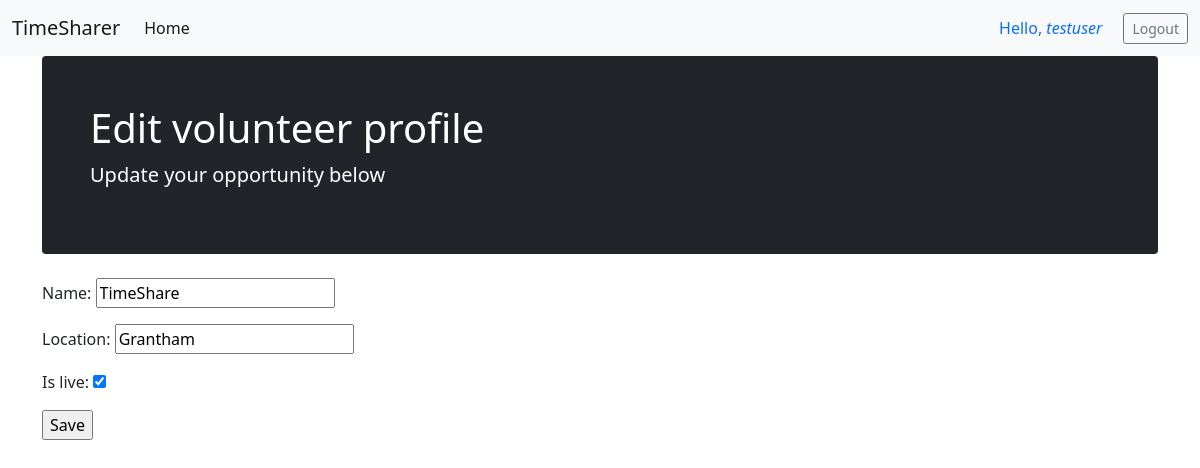
The app's page /timesharer/organisation/4/edit (signed in) with its own data.
### timesharer/models.py (models this page shows, shortened)
class Organisation(models.Model):
    name = models.CharField(max_length=20)
    location = models.CharField(max_length=20)
    is_live = models.BooleanField()
    tags = TaggableManager()
    created_at = models.DateTimeField('date created')
    owned_by = models.ForeignKey(User, on_delete=models.CASCADE,null=True)
    description = models.TextField(default='Description')

### timesharer/views.py (the view)
# urls.py: path('organisation/<int:pk>/edit', views.EditOrganisation.as_view(), name='edit_organisation'),
class EditOrganisation(LoginRequiredMixin,generic.UpdateView):
    model = Organisation
    fields = ['name','location','is_live','opportunity_set']
    template_name = 'timesharer/organisation/forms/edit_organisation.html'

### timesharer/templates/timesharer/organisation/forms/edit_organisation.html
{% extends 'core/base_form.html' %}
{% block form_header %}
    <h1>Edit volunteer profile</h1>
{% endblock form_header %}
{% block form %}
    <form method="post">{% csrf_token %}
        {{ form.as_p }}
        <input type="submit" value="Save">
    </form>
{% endblock form %}

### core/templates/core/navbar.html (shortened to what this page needs)
<nav class="navbar navbar-expand-lg navbar-light bg-light">
    <div class="container-fluid">
      <div class="collapse navbar-collapse" id="navbarTogglerDemo01">
        <a class="navbar-brand" href="/timesharer/">TimeSharer</a>
        <ul class="navbar-nav me-auto mb-2 mb-lg-0">
          <li class="nav-item">
            <a class="nav-link active" id="homeLink" aria-current="page" href="/timesharer/">Home</a>
          </li>
        </ul>
        {% if user.is_authenticated %}
          <a href="/accounts/profile/" class="nav-link" style="margin-right:5px" id="profileLink">Hello, <i>{{ user }}</i></a>
          <a href="/accounts/logout/"><button class="btn btn-outline-secondary btn-sm">Logout</button></a>
        {% else %}
          <a href="/accounts/login/"><button class="btn btn-outline-secondary btn-sm">Login</button></a>
        {% endif %}
      </div>
    </div>
  </nav>

### records on screen
Organisation: name "TimeShare", location "Grantham", is_live "☑"

### other values on screen
{{ user }} "testuser"
